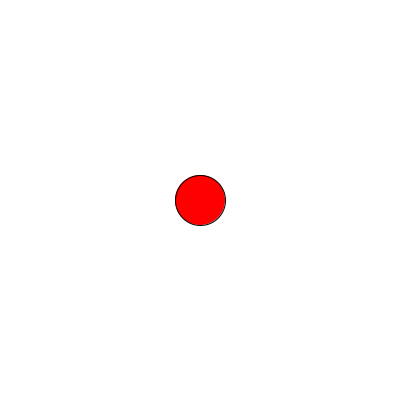
Frame 1 (no input)
Frame 60 (the mouse pressed at the canvas centre just before this capture): identical to frame 1, image omitted
Frame 120 (the mouse held since frame 60 and released just before this capture): identical to frame 1, image omitted

The Processing sketch that drew this single still picture (run headless with seeded random() and noise(); from frame 60 on, the mouse is pressed at the canvas centre):

// Processing sketch: index
// ── index.pde
void settings() {
  settings_01_01();
}

void setup() {
  setup_01_01();
}

void draw() {
  draw_01_01();
}

// ── ej01_01.pde
void settings_01_01() {
  size(400, 400);
}
void setup_01_01() {
}
void draw_01_01() {
  background(255);
  fill(255, 0, 0);
  ellipse(200, 200, 50, 50);
}
